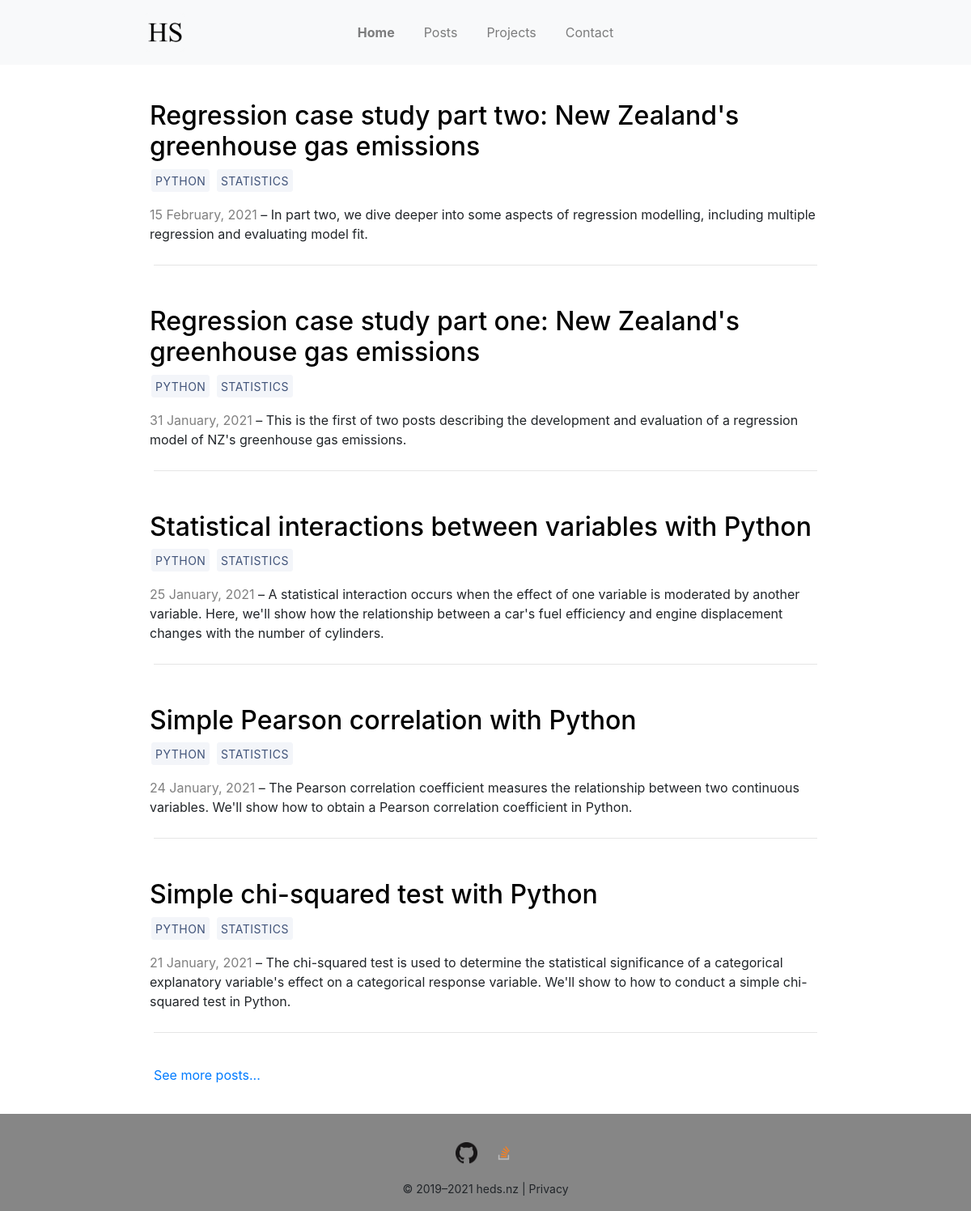
The app's page /, older data.
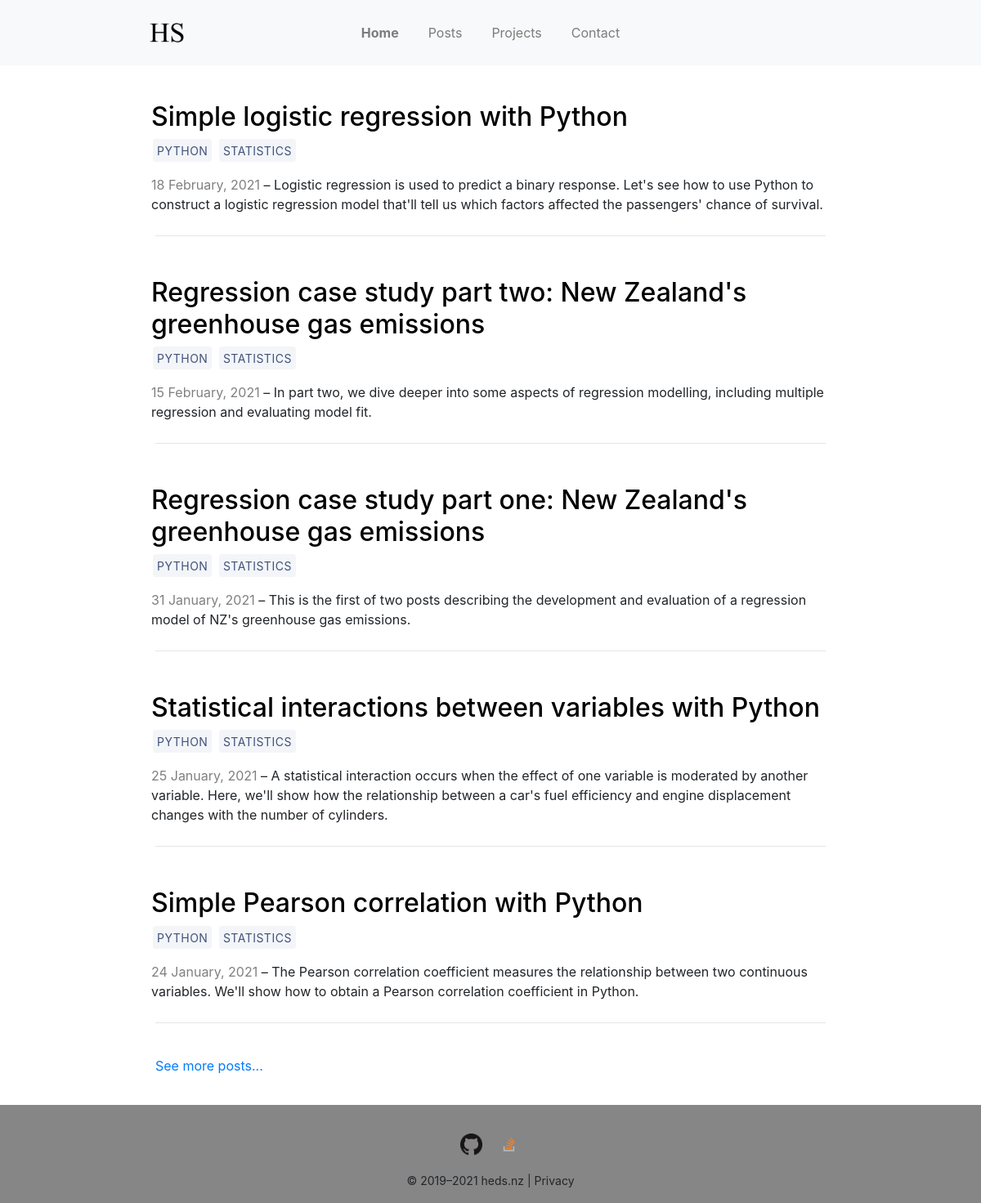
The same page, newer data.
### blog/models.py (models this page shows, shortened)
class BlogPost(models.Model):
    title = models.CharField(max_length=100)
    is_published = models.BooleanField(default=True)
    published_date = models.DateField()
    modified_date = models.DateField(null=True, blank=True)
    slug = models.SlugField(unique=True)
    tags = models.ManyToManyField('Tag', related_name='blog_posts')
    snippet = models.CharField('snippet', max_length=250)
    content = models.TextField()
    def get_absolute_url(self):
        return reverse('detail', kwargs = {'slug': self.slug})

class Tag(models.Model):
    name = models.CharField(max_length=20)

### blog/views.py (the view)
# urls.py: 2. Add a URL to urlpatterns:  path('', views.home, name='home')
def home(request):
    blog_posts = BlogPost.objects.filter(is_published=True).order_by('-published_date')[:5]
    context = {
        "blog_posts": blog_posts,
    }
    return render(request, 'home.html', context)

### blog/templates/home.html (shortened to what this page needs)
{% extends 'base.html' %}
{% load static %}
{% block content %}
    {% for post in blog_posts %}
        <div class="row">
            <div class="column snippet-text">
                <h2>
                    <a id='post-href' href="{{post.get_absolute_url}}"> {{ post.title|safe }} </a>
                </h2>
                <p>
                    {% for tag in post.tags.all %}
                        <a class="btn" href="{% url 'tag' tag.name %}">
                            {{ tag.name }}
                        </a>
                    {% endfor %}
                </p>
                <p style="color:gray; display:inline;">
                    {{ post.published_date|date:"j F, Y" }}
                </p>
                <p style="display:inline;">
                    &ndash; {{ post.snippet|safe }}
                </p>
            </div>
        </div>
        <hr>
        <br />
    {% endfor %}
    <p>
        {% url 'posts' as url %}
        <a href="{{ url }}">See more posts...</a>
    </p>
{% endblock %}

### blog/templates/base.html (shortened to what this page needs)
{% load static %}
<!doctype html>
<html lang="en">
<head>
    <link rel="stylesheet" href="https://stackpath.bootstrapcdn.com/bootstrap/4.3.1/css/bootstrap.min.css">
    <link rel="stylesheet" type="text/css" href="{% static 'style.css' %}">
</head>
<body style="overflow-x: hidden;">
    <div class="wrapper">
        <nav class="navbar navbar-expand-lg navbar-light bg-light">
            <a class="navbar-brand" style="margin-right:0", href="{% url 'home' %}">
                <img src="{% static 'images/favicon.ico' %}">
            </a>
            <div class="collapse navbar-collapse" id="main-navbar-links">
                <ul class="navbar-nav mx-auto text-md-center text-right">
                    <li class="nav-item">
                        {% url 'home' as url %}
                        <a class="nav-link" href="{{ url }}"{% if request.path == url %} style="font-weight:700;" {% endif %}>Home</a>
                    </li>
                    <li class="nav-item">
                        {% url 'posts' as url %}
                        <a class="nav-link" href="{{ url }}"{% if request.path == url %} style="font-weight:700;" {% endif %}>Posts</a>
                    </li>
                    <li class="nav-item">
                        {% url 'project-index' as url %}
                        <a class="nav-link" href="{{ url }}"{% if request.path == url %} style="font-weight:700;" {% endif %}>Projects</a>
                    </li>
                    <li class="nav-item">
                        {% url 'contact' as url %}
                        <a class="nav-link" href="{{ url }}"{% if request.path == url %} style="font-weight:700;" {% endif %}>Contact</a>
                    </li>
                </ul>
            </div>
        </nav>
        <div id="main">
            <br />
            {% block content %}
            {% endblock content %}
        </div>
        <footer style="background-color: #868686">
            <ul class="nav navbar-nav flex-row justify-content-md-center justify-content-center flex-nowrap" style="padding-top: 10px; padding-bottom: 10px;">
                <li class="nav-item">
                    <a href="https://github.com/heds1">
                        <img src="{% static "images/github.png" %}" style="width: 27px; height:27px" />
                    </a>
                </li>
                <li class="nav-item">
                    <a href="https://stackoverflow.com/users/7978445/heds1">
                        <img src="{% static "images/so.png" %}" style="width: 27px; height:27px" />
                    </a>
                </li>
            </ul>
            &copy; 2019&ndash;2021 heds.nz | <a id="privacy-tag" href="{% url 'privacy' %}">Privacy</a>
        </footer>
    </div>
</body>
</html>

### static/style.css (style rules this page uses)
#main { padding: 10px; margin-left: 5px; margin-right: 5px; min-height: calc(100vh - 80px - 130px) !important; max-width: 100vw; margin-bottom: 10px; overflow: hidden; }
.navbar { height: 80px; }
@media (min-width: 990px) { #main-navbar-links { padding-right: 48px; } }
@media (min-width: 1001px) and (max-width: 1200px) { #main { margin-left: 15%; margin-right: 15%; min-height: 100vh; } }
@media (min-width: 1001px) and (max-width: 1200px) { .navbar { padding-left: 15%; padding-right: 15%; } }
.snippet-text { padding: 10px; }
.row:after { content: ""; display: table; clear: both; }
#post-href { color:black; }
html { position: relative; min-height: 100%; }
footer { text-align: center; bottom: 0; width: 100%; padding-bottom: 15px; padding-top: 15px; font-size: 14px; background-color:#868686; height: 120px; }
#privacy-tag { color: #212529; }
li.nav-item { padding: 10px; }
a.btn { background-color: #f3f5f9; border: 1px solid #f3f5f9; border-radius: 3px; color: #405379; font-size: 14px; letter-spacing: .5px; margin: 0 2px; padding: 3px 4px 2px; text-transform: uppercase; white-space: nowrap; }
#main-navbar-links { background-color: #f8f9fa; }

Row changes from the older to the newer data that the page shows:
no longer on this page (row edited): BlogPost: title "Simple chi-squared test with Python", published_date "21 January, 2021", snippet "The chi-squared test is used to determine the statistical significance of a categorical explanatory variable's effect on a categorical response variable. We'll show to how to conduct a simple chi-squared test in Python.", Tag (name "PYTHON"), Tag (name "STATISTICS")
added BlogPost: title "Simple logistic regression with Python", published_date "18 February, 2021", snippet "Logistic regression is used to predict a binary response. Let's see how to use Python to construct a logistic regression model that'll tell us which factors affected the passengers' chance of survival.", Tag (name "PYTHON"), Tag (name "STATISTICS")
